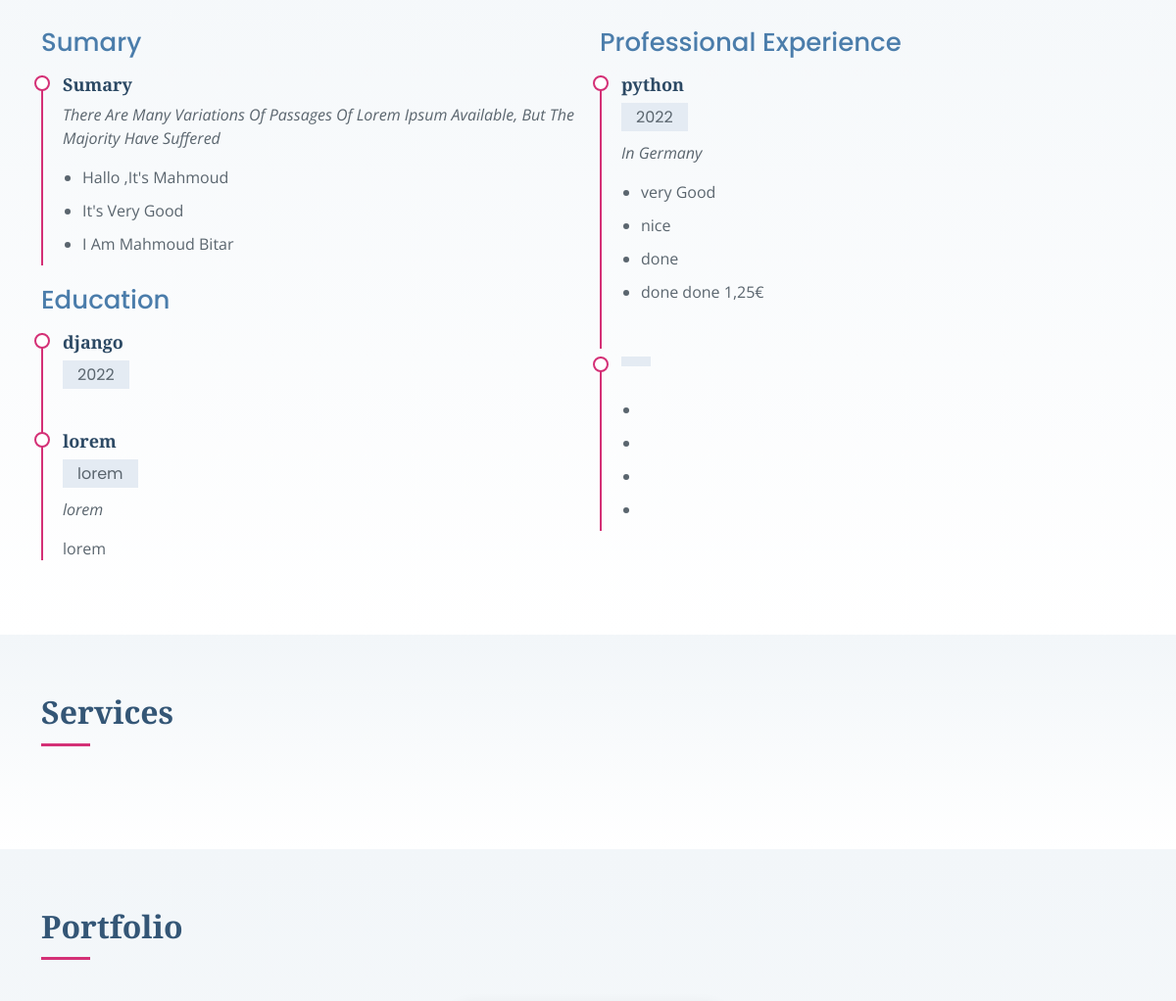
The app's page / (middle part), older data.
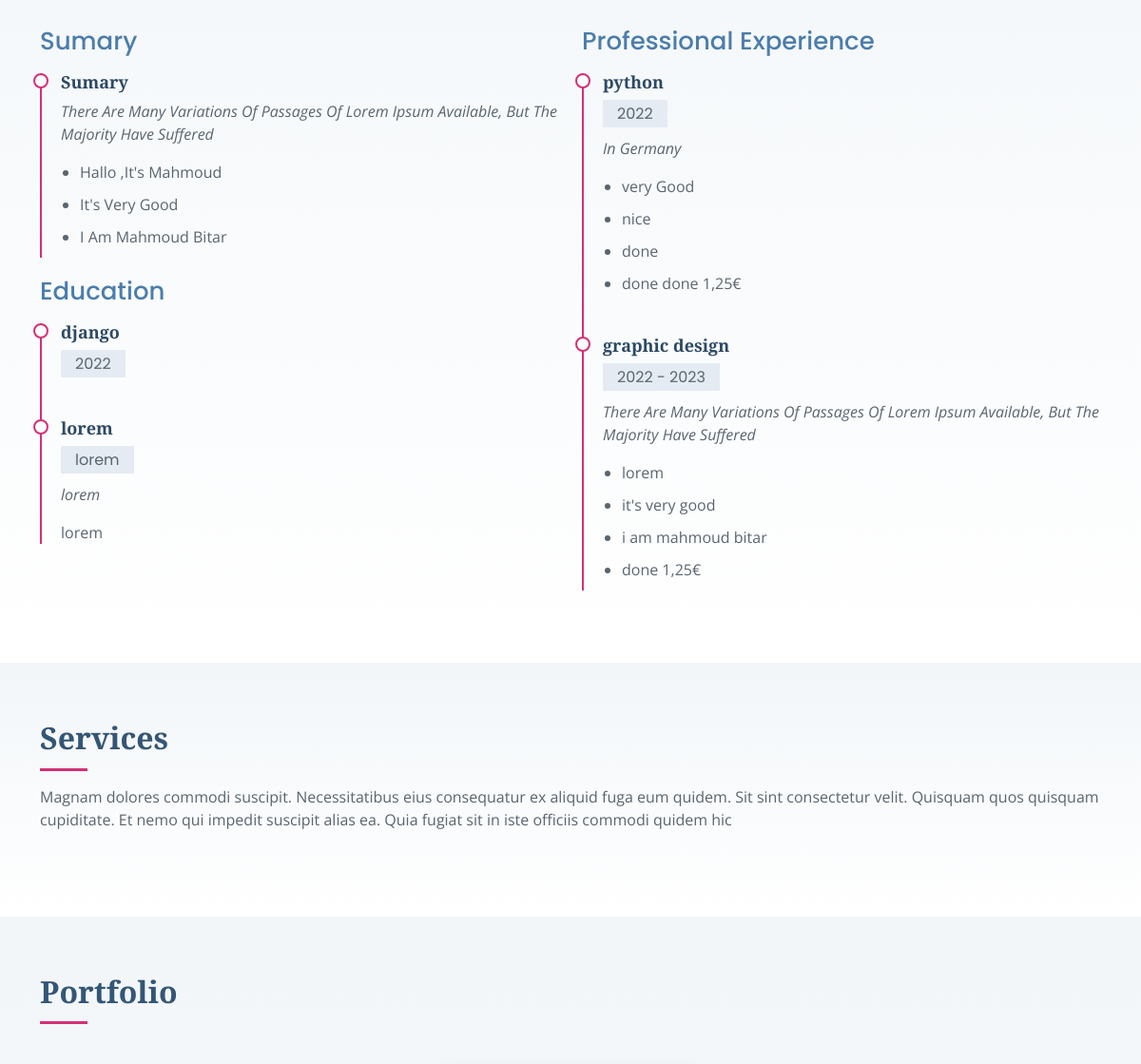
The same page, newer data.
### mbsite/models.py (models this page shows, shortened)
class Graphic(models.Model):
    title=models.CharField(max_length=100)
    year=models.CharField(max_length=20)
    subtitle=models.CharField(max_length=100)
    point1=models.CharField(max_length=100)
    point2=models.CharField(max_length=100)
    point3=models.CharField(max_length=100)
    point4=models.CharField(max_length=100)

class Services(models.Model):
    speech=models.CharField(max_length=2000)
    icon=models.CharField(max_length=50)
    title=models.CharField(max_length=50)
    subtitle=models.CharField(max_length=200)

### mbsite/views.py (the view)
# urls.py: 2. Add a URL to urlpatterns:  path('', views.home, name='home')
def home(request):
    mysilf=Mysilf.objects.last()
    about=About.objects.last()
    html=Skills.objects.filter(typ = 'HTML')
    css=Skills.objects.filter(typ ='CSS')
    java=Skills.objects.filter(typ='JAVASCRIPT')
    python=Skills.objects.filter(typ='PYTHON')
    django=Skills.objects.filter(typ='DJANGO')
    sumary=Sumary.objects.last()
    education=Education.objects.last()
    experience=Experience.objects.last()
    graphic=Graphic.objects.last()
    service=Services.objects.last()
    portfolio=Portfolio.objects.last()
    all=Portfolio.objects.filter(type='all')
    app=Portfolio.objects.filter(type='app')
    card=Portfolio.objects.filter(type='card')
    web=Portfolio.objects.filter(type='web')
    return render(request, 'index.html',{
    'mysilf':mysilf,
    'about':about,
    'html':html,
    'css':css,
    'java':java,
    'python':python,
    'django':django,
    'sumary':sumary,
    'education':education,
    'experience':experience,
    'graphic':graphic,
    'service':service,
    'portfolio':portfolio
    })

### mbsite/models.py (called while the page is built)
    def __str__(self):
        return self.skill_description

### mbsite/templates/index.html (shortened to what this page needs)
{% load static %}
<!DOCTYPE html>
<html lang="en">
<head>
  <link href="{% static 'assets/vendor/bootstrap/css/bootstrap.min.css' %}" rel="stylesheet">
  <link href="{% static 'assets/vendor/bootstrap-icons/bootstrap-icons.css' %}" rel="stylesheet">
  <link href="{% static 'assets/vendor/boxicons/css/boxicons.min.css' %}" rel="stylesheet">
  <link href="{% static 'assets/vendor/glightbox/css/glightbox.min.css' %}" rel="stylesheet">
  <link href="{% static 'assets/vendor/swiper/swiper-bundle.min.css' %}" rel="stylesheet">
  <link href="{% static 'assets/css/style.css' %}" rel="stylesheet">
</head>
<body>
  <main id="main">
    <section id="resume" class="resume section-bg">
      <div class="container">
        <div class="section-title">
        </div>
        <div class="row">
          <div class="col-lg-6">
            <h3 class="resume-title">Sumary</h3>
            <div class="resume-item pb-0">
              <h4>{{sumary.title|title}}</h4>
              <p><em>{{sumary.subtitle|title}}</em></p>
              <p>
              <ul>
                <li>{{sumary.point|title}}</li>
                <li>{{sumary.point2|title}}</li>
                <li>{{sumary.point3|title}}</li>
              </ul>
              </p>
            </div>
            <h3 class="resume-title">Education</h3>
            <div class="resume-item">
              <h4>{{education.title}}</h4>
              <h5>{{education.year}}</h5>
            </div>
            <div class="resume-item">
              <h4>{{education.point1}}</h4>
              <h5>{{education.point2}}</h5>
              <p><em>{{education.point3}}</em></p>
              <p>{{education.point4}}</p>
            </div>
          </div>
          <div class="col-lg-6">
            <h3 class="resume-title">Professional Experience</h3>
            <div class="resume-item">
              <h4>{{experience.title }}</h4>
              <h5>{{experience.year}}</h5>
              <p><em>{{experience.title2|title}} </em></p>
              <p>
              <ul>
                <li>{{experience.point}}</li>
                <li> {{experience.point1}}</li>
                <li>{{experience.point2}}</li>
                <li>{{experience.point3}}</li>
              </ul>
              </p>
            </div>
            <div class="resume-item">
              <h4>{{graphic.title}}</h4>
              <h5>{{graphic.year}}</h5>
              <p><em>{{graphic.subtitle|title}}</em></p>
              <p>
              <ul>
                <li>{{graphic.point1}}</li>
                <li>{{graphic.point2}}</li>
                <li>{{graphic.point3}}</li>
                <li>{{graphic.point4}}</li>
              </ul>
              </p>
            </div>
          </div>
        </div>
      </div>
    </section>
    <section id="services" class="services section-bg">
      <div class="container">
        <div class="section-title">
          <h2>Services</h2>
          <p>{{service.speech}}</p>
        </div>
      </div>
    </section>
    <section id="portfolio" class="portfolio section-bg">
      <div class="container">
        <div class="section-title">
          <h2>Portfolio</h2>
        </div>
      </div>
    </section>
  </main>
</body>
</html>

Row changes from the older to the newer data that the page shows:
added Graphic: title "graphic design", year "2022 - 2023", subtitle "There Are Many Variations Of Passages Of Lorem Ipsum Available, But The Majority Have Suffered", point1 "lorem", point2 "it's very good", point3 "i am mahmoud bitar", point4 "done 1,25€"
added Services: speech "Magnam dolores commodi suscipit. Necessitatibus eius consequatur ex aliquid fuga eum quidem. Sit sint consectetur velit. Quisquam quos quisquam cupiditate. Et nemo qui impedit suscipit alias ea. Quia fugiat sit in iste officiis commodi quidem hic"
